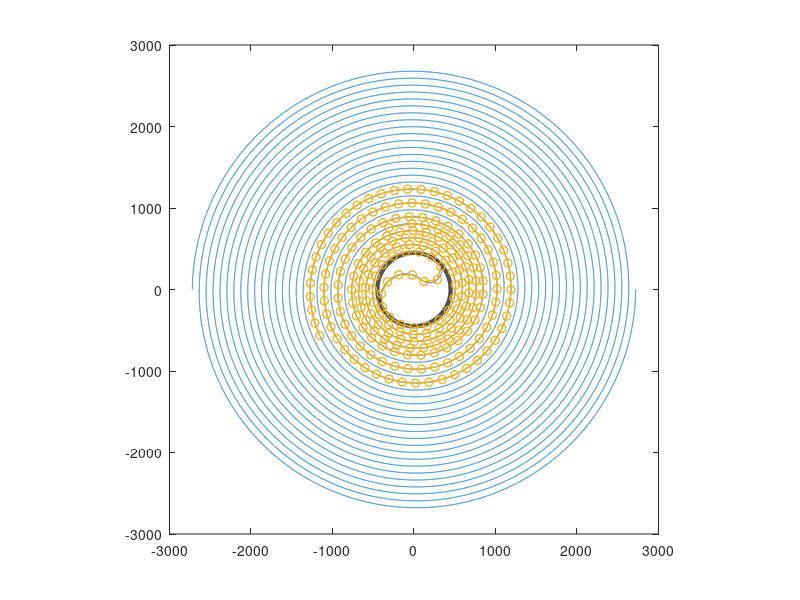

Here is the MATLAB script that generated this plot:
clear;
clc;
close all;
% 计算出圆弧的坐标和长度与时间的关系。将盘入切入调头曲线的点的时刻设为0
% 根据对称性，画出盘出曲线。
% t设为-100:50:100，再进行数学模拟(由于点的离散性，某些结果可能失真，需要对结果数据进行处理）
function [x,y] = P2N(rho,theta)
% 极坐标化直角坐标
x=rho.*cos(theta);
y=rho.*sin(theta);
end

function P2=Get_index(P1,L,pos_all,e,loop_num,long)
recent=pos_all(:,P1);
dist=sqrt(sum((recent-pos_all).^2));
get=abs(dist-L);
get(1:P1)=get(1:P1)+L;
if P1+floor(loop_num/2)<=long
    get(P1+floor(loop_num/2):end)=get(P1+floor(loop_num/2):end)+L;
end
get_min=min(get);
if get_min>e*20*3
        P2=-1;
else
    P2=find(get_min==get);
end



end

%% 基本设置
% 圈数
loop=16;
% 最大角度
Maxtheta=loop*2*pi;
% 螺线点数
long=100000; %10w外圈有1cm误差
% 圈点数
loop_num=floor(long/loop);
% 设置a的搜索范围
a=170/(2*pi);


% 外圈误差
e=Maxtheta*a*2*pi/loop_num;

% 坐标设置
theta=linspace(0,Maxtheta,long);
rho=theta*a;
[x,y]=P2N(rho,theta);
pos_all=[x;y];
% 网格设置
net_num=10;
net_max=ceil(max(x))+20;

% 调取区域设置
R=450;
R_num=1000;
[xr,yr]=P2N(R,linspace(0,2*pi,R_num));


% 切入角度
alpha=atan(a/R);
% 小圆弧半径
R0=R/(3*cos(alpha));
% 掉头曲线长度
Lt=(pi-2*alpha)*3*R;



%% 龙头设置/离散化
% 龙头设置
len=a*(theta.*sqrt(theta.^2+1)/2+log(theta+sqrt(theta.^2+1))/2);
len0=a/2*(R/a*sqrt(R^2/a^2+1)+log(R/a+sqrt(R^2/a^2+1)));

% 龙头时间
pos=len(end);
v=100;
t=(pos-len0)/v;

pos=pos*ones(1,length(t))-v.*t;
pos_index=zeros(1,length(pos));
% 板凳龙参数
r=27.5;
L0=341-r*2;
L=220-r*2;
w=30;

% 龙头时刻指标
for i =1:length(pos)
    dif=abs(len-pos(i));
    dif_min=min(dif);
    pos_index(i)=find(dif==dif_min);
end


%   切入点
pos_P=[rho(pos_index);theta(pos_index)];
[x,y]=P2N(pos_P(1,:),pos_P(2,:));
pos_N=[x;y];

% 切入点角度
phi=atan(y/x)+pi;

%  圆弧坐标预导入
if mod(pos_index,2)==0
    rad_num=pos_index/2;
else
    rad_num=(pos_index-1)/2;
end
temp=len(pos_index);
temp_index=pos_index;
len=len-temp;
% 大圆弧计算
phi_p1=phi-alpha;
t0=linspace(0,pi-alpha,rad_num);
O1=pos_N-[cos(alpha),-sin(alpha);sin(alpha),cos(alpha)]*pos_N/R*2*R0;
x=2*R0*cos(phi_p1-t0)+O1(1);
y=2*R0*sin(phi_p1-t0)+O1(2);
pos_all(:,2*rad_num:-1:rad_num+1)=[x;y];
len(2*rad_num:-1:rad_num+1)=-t0*2*R0;
% 小圆弧计算
phi_p2=phi+2*alpha;
t0=linspace(0,pi-alpha,rad_num);
O2=-pos_N+[cos(alpha),-sin(alpha);sin(alpha),cos(alpha)]*pos_N/R*R0;
x=R0*cos(phi_p1+t0)+O2(1);
y=R0*sin(phi_p1+t0)+O2(2);
pos_all(:,rad_num:-1:1)=[x;y];
len(:,rad_num:-1:1)=-t0*R0-(pi-2*alpha)*2*R0;

len=len+temp;

% 龙头时间
pos=len(end);
v=100;
dt=-100:50:100;
t=(pos-len0)/v+dt;

pos=pos*ones(1,length(t))-v.*t;
pos_index=zeros(1,length(pos));
% 板凳龙参数
r=27.5;
L0=341-r*2;
L=220-r*2;
w=30;
% 盘出螺线
len=[len(1)-len(end:-1:temp_index)+len(temp_index),len];
% 龙头时刻指标
for i =1:length(pos)
    dif=abs(len-pos(i));
    dif_min=min(dif);
    pos_index(i)=find(dif==dif_min,1);
end
% 盘出螺线
pos_all=[[-pos_all(1,end:-1:temp_index),pos_all(1,:)];[-pos_all(2,end:-1:temp_index),pos_all(2,:)]];

%   切入点
x=pos_all(pos_index);
y=pos_all(pos_index);
pos_N=[x;y];


%% 时刻计算
long=length(pos_all);


% 计算各把手坐标
for i=1:length(t) 
    body_index=zeros(1,224);
    body_index(1)=pos_index(i);
    % 计算第二把手坐标
    body_index(2)=Get_index(body_index(1),L0,pos_all,e,loop_num,long);
    if body_index(2)==-1
        disp('此节结束')
        disp(['龙长:',num2str(0)])
        continue
    end
    % 计算龙身+龙尾把手坐标
    for j=2:223
        body_index(j+1)=Get_index(body_index(j),L,pos_all,e,loop_num,long);
        if body_index(j+1)==-1
            disp('此节结束')
            break
        end
    end
    
    % 绘图（把手坐标）
    x=pos_all(1,:);y=pos_all(2,:);
    % x_new=[-pos_all(1,end:-1:temp_index),x];y_new=[-pos_all(2,end:-1:temp_index),y];
    plot(x,y)
    hold on
    plot(xr,yr,'Color',[0,0,0],'LineWidth',3)
    axis square
    if find(body_index==-1)
        body_index=body_index(1:find(body_index==-1)-1);
    end
    plot(x(body_index),y(body_index),'-o','LineWidth',1)
    hold off
    disp(['t=',num2str(dt(i)),'龙长:',num2str(length(body_index)-1)])

    for j = 1:length(body_index)-1
        pos1=[x(body_index(j)),y(body_index(j))];
        pos2=[x(body_index(j+1)),y(body_index(j+1))];
        % 板凳系y轴向量
        vector12=pos1-pos2;
        vector12=vector12/norm(vector12);
        % 板凳系原点坐标
        H=(pos1+pos2)/2;
        % 板凳系转换矩阵
        T=[
            vector12(1), vector12(2);
            -vector12(2), vector12(1)];
        % 板凳坐标网格/板凳系
        net_y=linspace(-w/2,w/2,net_num);
        if j==1
            net_x=linspace(-(L0+2*r)/2,(L0+2*r)/2,net_num*5);
        else
            net_x=linspace(-(L+2*r)/2,(L+2*r)/2,net_num*5);
        end
        PNet=zeros(2,net_num*net_num);
        % 板凳的边界点选取
        for m=net_x
            for n=net_y
                if abs(m)==max(net_x) || abs(n)==max(net_y)
                    PNet=[PNet,[m;n]];
                end
            end
        end
        % 板凳席点投影到标准坐标
        PNet=floor(T'*PNet+H');
        % 板凳绘制
        % hold on
        % scatter(PNet(1,:),PNet(2,:))
        pause(0.00001)
        % 重叠判断
        if j==1
            net_point1=PNet;
        end
        if j>2
            net_point2=PNet;
            for k=1:length(net_point2)
                if sum(find(sum(abs(net_point2(:,k)-net_point1))<=1))>1
                    disp('发现重叠')
                    disp(['与第',num2str(j-1),'个龙身发生碰撞'])
                    break;
                end
            end
        end

    end
    hold off
end
%%
% temp_index
% 
% plot(x,y)
% axis square

